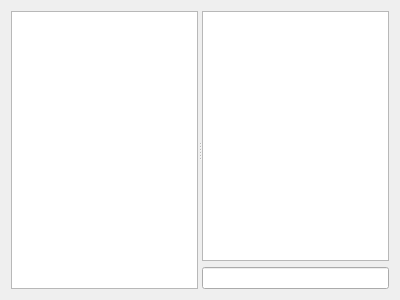
<?xml version="1.0" encoding="UTF-8"?>
<ui version="4.0">
 <class>MaybeChat</class>
 <widget class="QDialog" name="MaybeChat">
  <property name="geometry">
   <rect>
    <x>0</x>
    <y>0</y>
    <width>400</width>
    <height>300</height>
   </rect>
  </property>
  <property name="windowTitle">
   <string>Dialog</string>
  </property>
  <layout class="QGridLayout" name="gridLayout">
   <item row="0" column="0">
    <widget class="QSplitter" name="splitter">
     <property name="orientation">
      <enum>Qt::Horizontal</enum>
     </property>
     <widget class="QListWidget" name="listWidget"/>
     <widget class="QWidget" name="">
      <layout class="QVBoxLayout" name="verticalLayout">
       <item>
        <widget class="QTextEdit" name="textEdit"/>
       </item>
       <item>
        <widget class="QLineEdit" name="lineEdit"/>
       </item>
      </layout>
     </widget>
    </widget>
   </item>
  </layout>
 </widget>
 <resources/>
 <connections/>
</ui>
